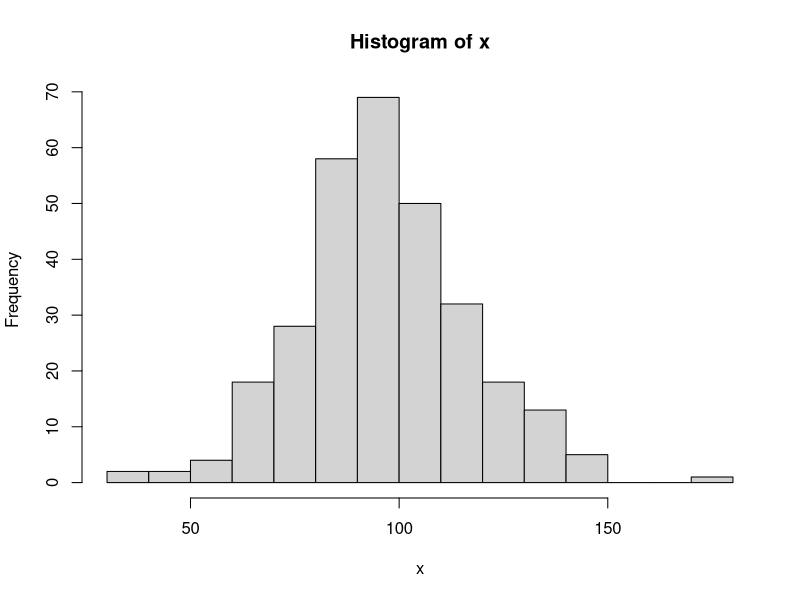
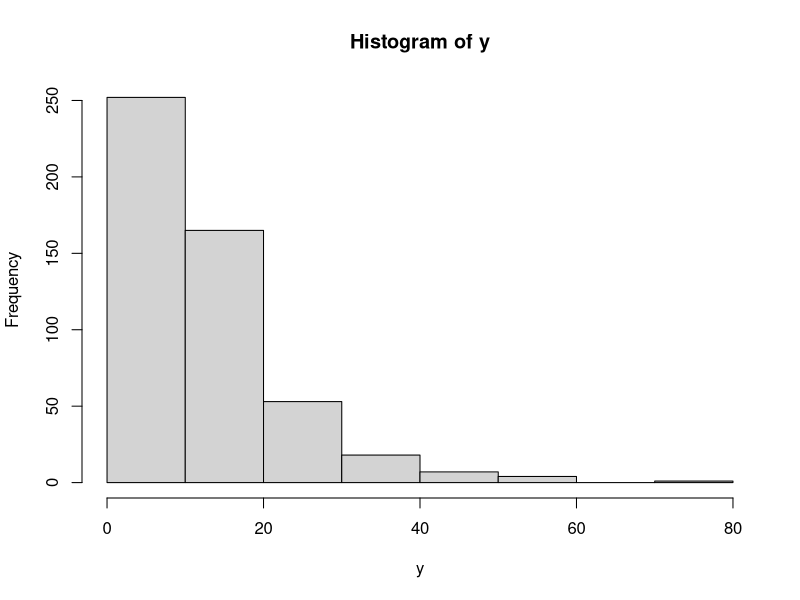
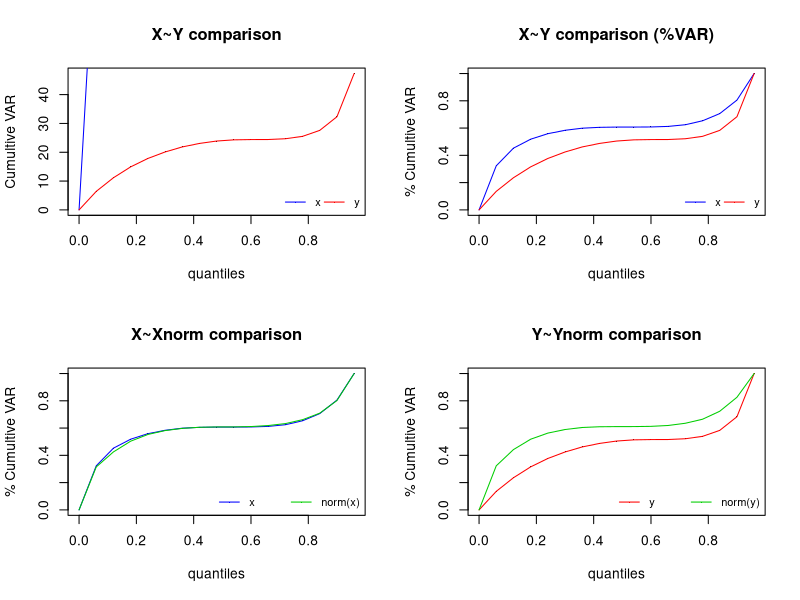
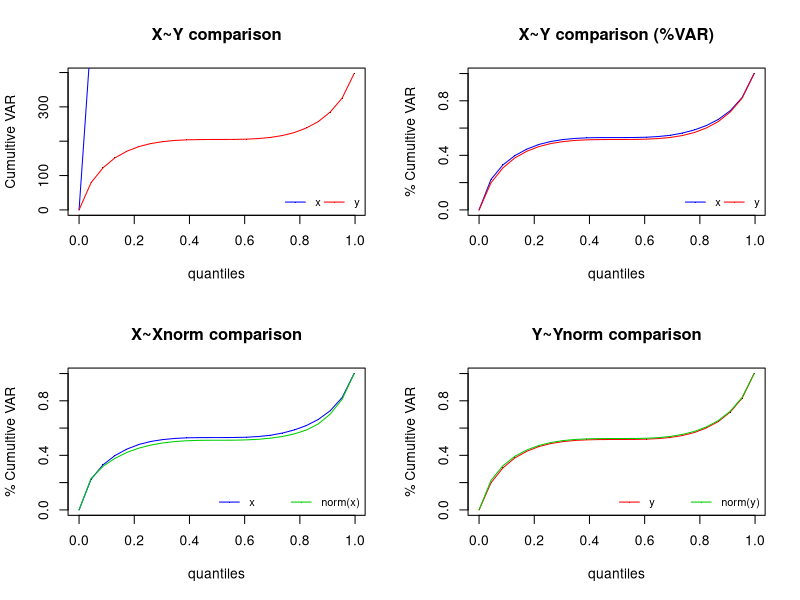

The R source for these figures, in order:
## ---- chunk 1
x<-rnorm(300,100,20)
y<-rlnorm(500,log(10),log(2))
hist(x)
hist(y)
## ---- chunk 2
qvarcomp<-function (datax=x, datay=y,nq){ #predefine X and Y; define nq = number of quantiles
  x1<-sort(datax)
  y1<-sort(datay)
  mx1<-mean(x1)
  my1<-mean(y1)
  probs = seq(0, 1, (1/nq+0.01))
  qx<-quantile(x1, probs = probs)
  qy<-quantile(y1, probs = probs)
  set.seed(1234)
  xn<-rnorm(length(x1),mean(x1),sd(x1))
  xn<-sort(xn)
  yn<-rnorm(length(y1),mean(y1),sd(y1))
  yn<-sort(yn)
  mxn<-mean(xn)
  myn<-mean(yn)
  qxn<-quantile(xn, probs = probs)
  qyn<-quantile(yn, probs = probs)
  
  
  s<-rep(0,length(x1))
  d<-rep(0,length(y1))
  sn<-rep(0,length(xn))
  dn<-rep(0,length(yn))
  
  ###X
  for (m in 1:length(x1)){
    s[m]<-sum((x1[m]-mx1)^2)
  }
  
  ssx<-rep(0,length(probs))
  for (i in 2:length(probs)) {
    j<-1
    while (qx[i]>= x1[j]){
      ssx[i]<-ssx[i]+s[j]
      j=j+1
    }
  }
  ssx=ssx/length(x1)
  ssx1=ssx/max(ssx)
  
  ###Y
  for (k in 1:length(y1)){
    d[k]<-sum((y1[k]-my1)^2)  
  }
  
  ssy<-rep(0,length(probs))
  for (f in 2:length(probs)) {
    r<-1
    while (qy[f]>=y1[r]){
      ssy[f]<-ssy[f]+d[r]
      r=r+1
    }
  }
  ssy=ssy/length(y1)
  ssy1=ssy/max(ssy)
  
  ###Xnorm
  for (m1 in 1:length(xn)){
    sn[m1]<-sum((xn[m1]-mxn)^2)
  }
  
  ssxn<-rep(0,length(probs))
  for (i1 in 2:length(probs)) {
    j1<-1
    while (qxn[i1]>= xn[j1]){
      ssxn[i1]<-ssxn[i1]+sn[j1]
      j1=j1+1
    }
  }
  ssxn=ssxn/length(xn)
  ssxn1=ssxn/max(ssxn)
  
  ###Ynorm
  for (k1 in 1:length(yn)){
    dn[k1]<-sum((yn[k1]-myn)^2)  
  }
  
  ssyn<-rep(0,length(probs))
  for (f1 in 2:length(probs)) {
    r1<-1
    while (qyn[f1]>=yn[r1]){
      ssyn[f1]<-ssyn[f1]+dn[r1]
      r1=r1+1
    }
  }
  ssyn=ssyn/length(yn)
  ssyn1=ssyn/max(ssyn)
  
  
  ####Plots
  ox<-probs
  par(mfrow = c(2,2))
  plot(ox,ssy,pch = ".",main="X~Y comparison", xlab="quantiles", ylab="Cumultive VAR")
  lines(ox,ssx,col="blue")
  lines(ox,ssy,col="red")
  legend("bottomright", c("x", "y"), col = c("blue","red"),bty="n", lty = 1:1,
         pch = ".", ncol = 2, cex = 0.8)
  
  plot(ox,ssx1,pch = ".",main="X~Y comparison (%VAR)",xlab="quantiles",ylab="% Cumultive VAR")
  lines(ox,ssx1,col="blue")
  lines(ox,ssy1,col="red")
  legend("bottomright", c("x", "y"), col = c("blue","red"),bty="n", lty = 1:1,
         pch = ".", ncol = 2, cex = 0.8)
  
  plot(ox,ssx1,pch = ".",main="X~Xnorm comparison",xlab="quantiles", ylab="% Cumultive VAR")
  lines(ox,ssx1,col="blue")
  lines(ox,ssxn1,col="green3")
  legend("bottomright", c("x", "norm(x)"), col = c("blue","green3"),bty="n", lty = 1:1,
         pch = ".", ncol = 2, cex = 0.8)
  
  plot(ox,ssy1,pch = ".",main="Y~Ynorm comparison",xlab="quantiles", ylab="% Cumultive VAR")
  lines(ox,ssy1,col="red")
  lines(ox,ssyn1,col="green3")
  legend("bottomright", c("y", "norm(y)"), col = c("red","green3"),bty="n", lty = 1:1,
         pch = ".", ncol = 2, cex = 0.8)
}
## ---- chunk 3
qvarcomp(x,y,20)
## ---- chunk 4
nd1<-rnorm(n=600, mean=200, sd=50)
nd2<-rnorm(n=1256, mean=560, sd=20)
qvarcomp(nd1,nd2,30)
